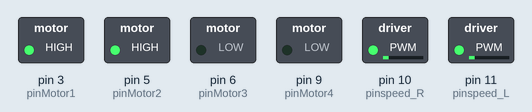
Simulated run of this sketch. Board: Arduino Uno, built with avr-gcc and run on an emulated ATmega328P. Parts: switched loads named in the sketch (green lamp = pin HIGH).

Above: at 0.1 s.
At 1.6 s:
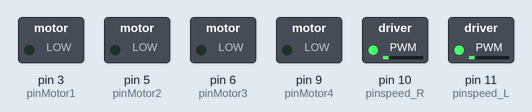
Timing chart, 0 to 3.1 s (numbered marks = the images above):
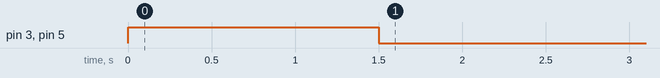

The sketch:

Teste_Motores.ino
```cpp
#define pinMotor1 3  //Atras Direita Laranja
#define pinMotor2 5  //Frente Direita \branco
#define pinMotor3 6  //Frente Esquerda Verde
#define pinMotor4 9  //Atras Esquerda Cinza
#define pinspeed_R 10 // INA Verde
#define pinspeed_L 11 // INB \cinza

int valorLinhaEsq;
int valorLinhaDir;
int valorLinhaCEsq;
int valorLinhaCDir;

int LeftSpeed = 35;  // Left Rotation Speed 340
int RightSpeed = 35; // Right Rotation Speed
int velCurvaEsq = 200; // velocidade para a curva dos motores do lado esquerdo do robô
int velCurvaDir = 200; // velocidade para a curva dos motores do lado direito do robô

void setup() {
  // put your setup code here, to run once:
 pinMode(pinMotor1, OUTPUT);
 pinMode(pinMotor2, OUTPUT);
 pinMode(pinMotor3, OUTPUT);
 pinMode(pinMotor4, OUTPUT);

 Virar90gE(1500);
 Parar();
}

void loop() {
  // put your main code here, to run repeatedly:


}

void paraTras(){
  digitalWrite(pinMotor1,LOW);
  digitalWrite(pinMotor2,HIGH);
  digitalWrite(pinMotor3,HIGH);
  digitalWrite(pinMotor4,LOW);

  analogWrite(pinspeed_R, LeftSpeed);
  analogWrite(pinspeed_L, RightSpeed);
}
void paraFrente(){
  digitalWrite(pinMotor1,HIGH);
  digitalWrite(pinMotor2,LOW);
  digitalWrite(pinMotor3,LOW);
  digitalWrite(pinMotor4,HIGH);

  analogWrite(pinspeed_R, LeftSpeed);
  analogWrite(pinspeed_L, RightSpeed);
}
void Virar90gD(int duration){
  digitalWrite(pinMotor3,HIGH);
  analogWrite(pinMotor2,LOW);
  digitalWrite(pinMotor4,HIGH);
  analogWrite(pinMotor1,LOW);

  digitalWrite(pinspeed_R, LeftSpeed);
  digitalWrite(pinspeed_L, RightSpeed);

  delay(duration);
}
void Virar90gE(int duration2){
  digitalWrite(pinMotor3,LOW);
  digitalWrite(pinMotor2,HIGH);
  analogWrite(pinMotor4,LOW);
  digitalWrite(pinMotor1,HIGH);

  analogWrite(pinspeed_R, RightSpeed);
  analogWrite(pinspeed_L, LeftSpeed);

  delay(duration2);
}
void Parar(){
  digitalWrite(pinMotor1,LOW);
  digitalWrite(pinMotor2,LOW);
  digitalWrite(pinMotor3,LOW);
  digitalWrite(pinMotor4,LOW);

  analogWrite(pinspeed_R, LeftSpeed);
  analogWrite(pinspeed_L, RightSpeed);
}
```
